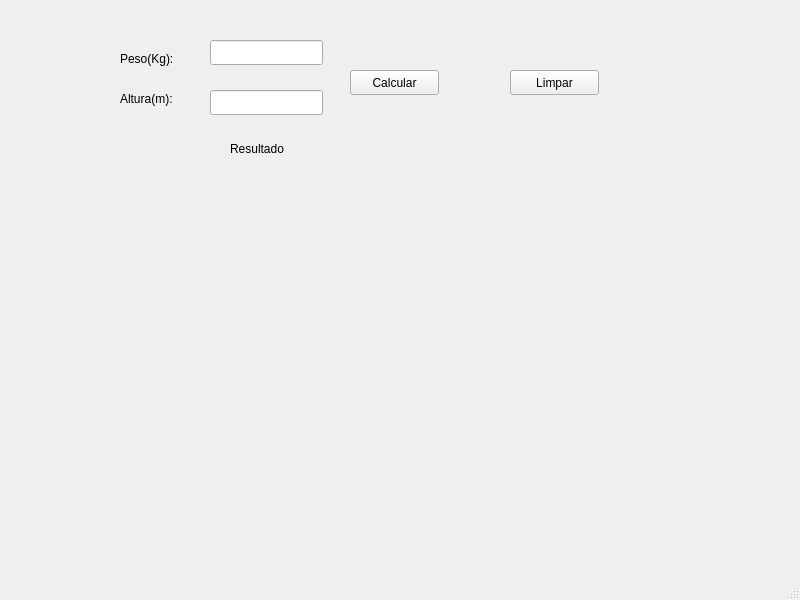
<?xml version="1.0" encoding="UTF-8"?>
<ui version="4.0">
 <class>MainWindow</class>
 <widget class="QMainWindow" name="MainWindow">
  <property name="geometry">
   <rect>
    <x>0</x>
    <y>0</y>
    <width>800</width>
    <height>600</height>
   </rect>
  </property>
  <property name="windowTitle">
   <string>MainWindow</string>
  </property>
  <widget class="QWidget" name="centralwidget">
   <widget class="QLabel" name="labelPeso">
    <property name="geometry">
     <rect>
      <x>120</x>
      <y>50</y>
      <width>67</width>
      <height>17</height>
     </rect>
    </property>
    <property name="text">
     <string>Peso(Kg):</string>
    </property>
   </widget>
   <widget class="QLabel" name="labelAltura">
    <property name="geometry">
     <rect>
      <x>120</x>
      <y>90</y>
      <width>67</width>
      <height>17</height>
     </rect>
    </property>
    <property name="text">
     <string>Altura(m):</string>
    </property>
   </widget>
   <widget class="QLineEdit" name="lineEditPeso">
    <property name="geometry">
     <rect>
      <x>210</x>
      <y>40</y>
      <width>113</width>
      <height>25</height>
     </rect>
    </property>
   </widget>
   <widget class="QLineEdit" name="lineEditAltura">
    <property name="geometry">
     <rect>
      <x>210</x>
      <y>90</y>
      <width>113</width>
      <height>25</height>
     </rect>
    </property>
   </widget>
   <widget class="QPushButton" name="pushButtonCalcular">
    <property name="geometry">
     <rect>
      <x>350</x>
      <y>70</y>
      <width>89</width>
      <height>25</height>
     </rect>
    </property>
    <property name="text">
     <string>Calcular</string>
    </property>
   </widget>
   <widget class="QLabel" name="labelResposta">
    <property name="geometry">
     <rect>
      <x>230</x>
      <y>140</y>
      <width>211</width>
      <height>17</height>
     </rect>
    </property>
    <property name="text">
     <string>Resultado</string>
    </property>
   </widget>
   <widget class="QPushButton" name="pushButtonClear">
    <property name="geometry">
     <rect>
      <x>510</x>
      <y>70</y>
      <width>89</width>
      <height>25</height>
     </rect>
    </property>
    <property name="text">
     <string>Limpar</string>
    </property>
   </widget>
  </widget>
  <widget class="QMenuBar" name="menubar">
   <property name="geometry">
    <rect>
     <x>0</x>
     <y>0</y>
     <width>800</width>
     <height>22</height>
    </rect>
   </property>
  </widget>
  <widget class="QStatusBar" name="statusbar"/>
 </widget>
 <resources/>
 <connections/>
</ui>
